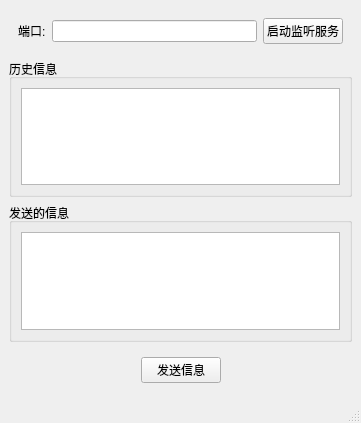
<?xml version="1.0" encoding="UTF-8"?>
<ui version="4.0">
 <class>MainWindow</class>
 <widget class="QMainWindow" name="MainWindow">
  <property name="geometry">
   <rect>
    <x>0</x>
    <y>0</y>
    <width>361</width>
    <height>423</height>
   </rect>
  </property>
  <property name="windowTitle">
   <string>MainWindow</string>
  </property>
  <widget class="QWidget" name="centralwidget">
   <layout class="QVBoxLayout" name="verticalLayout">
    <item>
     <widget class="QWidget" name="widget" native="true">
      <layout class="QHBoxLayout" name="horizontalLayout">
       <item>
        <widget class="QLabel" name="label">
         <property name="text">
          <string>端口:</string>
         </property>
        </widget>
       </item>
       <item>
        <widget class="QLineEdit" name="port"/>
       </item>
       <item>
        <widget class="QPushButton" name="setListen">
         <property name="text">
          <string>启动监听服务</string>
         </property>
        </widget>
       </item>
      </layout>
     </widget>
    </item>
    <item>
     <widget class="QGroupBox" name="groupBox">
      <property name="title">
       <string>历史信息</string>
      </property>
      <layout class="QHBoxLayout" name="horizontalLayout_2">
       <item>
        <widget class="QTextEdit" name="record"/>
       </item>
      </layout>
     </widget>
    </item>
    <item>
     <widget class="QGroupBox" name="groupBox_2">
      <property name="title">
       <string>发送的信息</string>
      </property>
      <layout class="QHBoxLayout" name="horizontalLayout_3">
       <item>
        <widget class="QTextEdit" name="msg"/>
       </item>
      </layout>
     </widget>
    </item>
    <item>
     <widget class="QWidget" name="widget_2" native="true">
      <layout class="QHBoxLayout" name="horizontalLayout_4">
       <item>
        <spacer name="horizontalSpacer">
         <property name="orientation">
          <enum>Qt::Horizontal</enum>
         </property>
         <property name="sizeHint" stdset="0">
          <size>
           <width>107</width>
           <height>20</height>
          </size>
         </property>
        </spacer>
       </item>
       <item>
        <widget class="QPushButton" name="sendMsg">
         <property name="text">
          <string>发送信息</string>
         </property>
        </widget>
       </item>
       <item>
        <spacer name="horizontalSpacer_2">
         <property name="orientation">
          <enum>Qt::Horizontal</enum>
         </property>
         <property name="sizeHint" stdset="0">
          <size>
           <width>107</width>
           <height>20</height>
          </size>
         </property>
        </spacer>
       </item>
      </layout>
     </widget>
    </item>
   </layout>
  </widget>
  <widget class="QMenuBar" name="menubar">
   <property name="geometry">
    <rect>
     <x>0</x>
     <y>0</y>
     <width>361</width>
     <height>26</height>
    </rect>
   </property>
  </widget>
  <widget class="QStatusBar" name="statusbar"/>
 </widget>
 <resources/>
 <connections/>
</ui>
